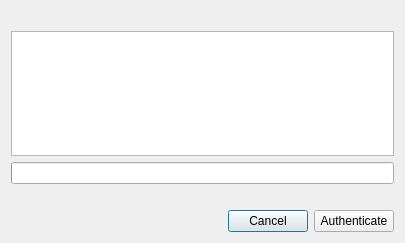
<?xml version="1.0" encoding="UTF-8"?>
<ui version="4.0">
 <class>BrowserPasskeysConfirmationDialog</class>
 <widget class="QDialog" name="BrowserPasskeysConfirmationDialog">
  <property name="geometry">
   <rect>
    <x>0</x>
    <y>0</y>
    <width>405</width>
    <height>243</height>
   </rect>
  </property>
  <property name="windowTitle">
   <string>KeePassXC: Passkey credentials</string>
  </property>
  <layout class="QVBoxLayout" name="verticalLayout">
   <item>
    <widget class="QLabel" name="confirmationLabel">
     <property name="font">
      <font>
       <bold>true</bold>
      </font>
     </property>
     <property name="alignment">
      <set>Qt::AlignCenter</set>
     </property>
    </widget>
   </item>
   <item>
    <widget class="QTableWidget" name="credentialsTable">
     <property name="sizePolicy">
      <sizepolicy hsizetype="Expanding" vsizetype="Expanding">
       <horstretch>0</horstretch>
       <verstretch>0</verstretch>
      </sizepolicy>
     </property>
     <property name="editTriggers">
      <set>QAbstractItemView::NoEditTriggers</set>
     </property>
     <property name="showDropIndicator" stdset="0">
      <bool>false</bool>
     </property>
     <property name="selectionMode">
      <enum>QAbstractItemView::SingleSelection</enum>
     </property>
     <property name="cornerButtonEnabled">
      <bool>false</bool>
     </property>
     <attribute name="horizontalHeaderVisible">
      <bool>false</bool>
     </attribute>
     <attribute name="verticalHeaderVisible">
      <bool>false</bool>
     </attribute>
    </widget>
   </item>
   <item>
    <widget class="QProgressBar" name="progressBar">
     <property name="value">
      <number>0</number>
     </property>
     <property name="textVisible">
      <bool>false</bool>
     </property>
    </widget>
   </item>
   <item>
    <widget class="QLabel" name="timeoutLabel"/>
   </item>
   <item>
    <layout class="QHBoxLayout" name="horizontalLayout">
     <item>
      <spacer name="horizontalSpacer">
       <property name="orientation">
        <enum>Qt::Horizontal</enum>
       </property>
       <property name="sizeHint" stdset="0">
        <size>
         <width>40</width>
         <height>20</height>
        </size>
       </property>
      </spacer>
     </item>
     <item>
      <widget class="QPushButton" name="cancelButton">
       <property name="text">
        <string>Cancel</string>
       </property>
       <property name="default">
        <bool>true</bool>
       </property>
      </widget>
     </item>
     <item>
      <widget class="QPushButton" name="authenticateButton">
       <property name="text">
        <string>Authenticate</string>
       </property>
      </widget>
     </item>
    </layout>
   </item>
  </layout>
 </widget>
 <resources/>
 <connections/>
</ui>
